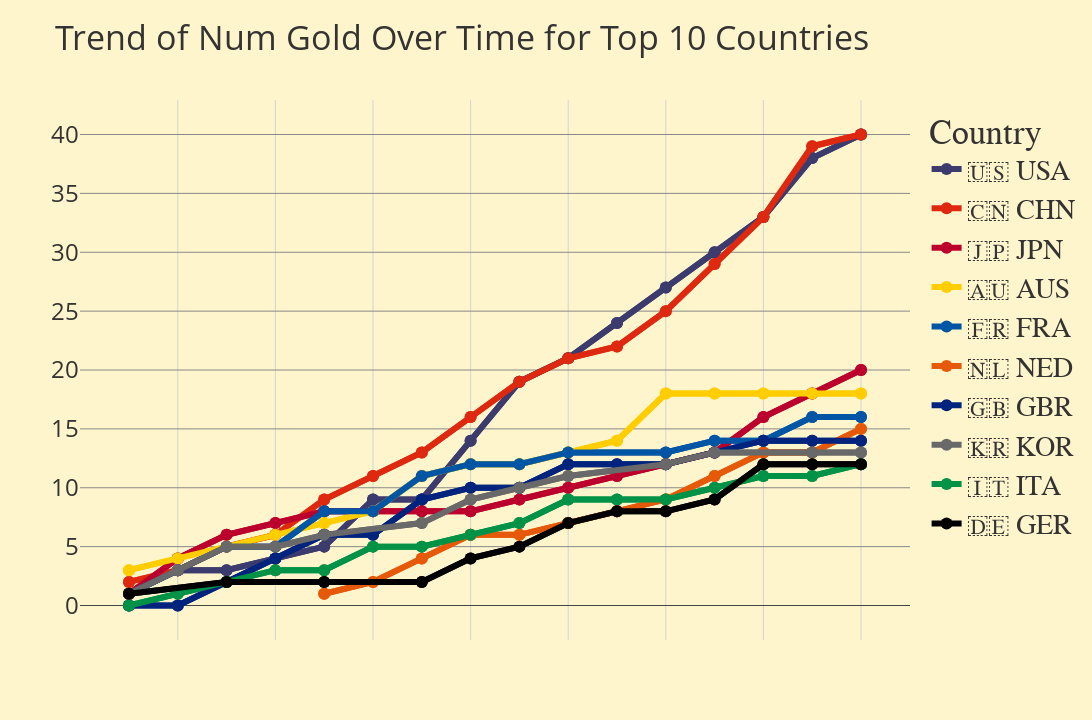

The notebook cell saved with this chart:
### Code cell
metric = 'num_gold'

plot_medal_trends(
    rbt_medals_daily=rbt_medals_daily,
    metric=metric,
    top_x_countries=10,
    plotly_template='base',
    show_markers=True,
    override_color=None,
    height=720,
    width=1280,
    transparent_background=False,
    transparent_override=False
)

# plot_medal_trends(
#     rbt_medals_daily=rbt_medals_daily,
#     metric=metric,
#     top_x_countries=10,
#     plotly_template='base',
#     show_markers=True,
#     override_color='#D3D3D3',
#     height=720,
#     width=1280,
#     transparent_background=True,
#     transparent_override=False
# )

# plot_medal_trends(
#     rbt_medals_daily=rbt_medals_daily,
#     metric=metric,
#     top_x_countries=10,
#     plotly_template='base',
#     show_markers=True,
#     override_color=None,
#     height=720,
#     width=1280,
#     transparent_background=True,
#     transparent_override=False
# )

### Figure 1 — Plotly figure (JSON) as saved in the notebook; plotly's stock layout.template omitted (floating-point values rounded to 4 significant figures)
{"data": [{"line": {"color": "#3c3b6e"}, "marker": {"size": 12}, "mode": "lines+markers", "name": "🇺🇸 USA", "showlegend": true, "type": "scatter", "x": ["2024-07-27T00:00:00", "2024-07-28T00:00:00", "2024-07-29T00:00:00", "2024-07-30T00:00:00", "2024-07-31T00:00:00", "2024-08-01T00:00:00", "2024-08-02T00:00:00", "2024-08-03T00:00:00", "2024-08-04T00:00:00", "2024-08-05T00:00:00", "2024-08-06T00:00:00", "2024-08-07T00:00:00", "2024-08-08T00:00:00", "2024-08-09T00:00:00", "2024-08-10T00:00:00", "2024-08-11T00:00:00"], "y": [1, 3, 3, 4, 5, 9, 9, 14, 19, 21, 24, 27, 30, 33, 38, 40]}, {"line": {"color": "#de2910"}, "marker": {"size": 12}, "mode": "lines+markers", "name": "🇨🇳 CHN", "showlegend": true, "type": "scatter", "x": ["2024-07-27T00:00:00", "2024-07-28T00:00:00", "2024-07-29T00:00:00", "2024-07-30T00:00:00", "2024-07-31T00:00:00", "2024-08-01T00:00:00", "2024-08-02T00:00:00", "2024-08-03T00:00:00", "2024-08-04T00:00:00", "2024-08-05T00:00:00", "2024-08-06T00:00:00", "2024-08-07T00:00:00", "2024-08-08T00:00:00", "2024-08-09T00:00:00", "2024-08-10T00:00:00", "2024-08-11T00:00:00"], "y": [2, 3, 5, 6, 9, 11, 13, 16, 19, 21, 22, 25, 29, 33, 39, 40]}, {"line": {"color": "#bc002d"}, "marker": {"size": 12}, "mode": "lines+markers", "name": "🇯🇵 JPN", "showlegend": true, "type": "scatter", "x": ["2024-07-27T00:00:00", "2024-07-28T00:00:00", "2024-07-29T00:00:00", "2024-07-30T00:00:00", "2024-07-31T00:00:00", "2024-08-01T00:00:00", "2024-08-02T00:00:00", "2024-08-03T00:00:00", "2024-08-04T00:00:00", "2024-08-05T00:00:00", "2024-08-06T00:00:00", "2024-08-07T00:00:00", "2024-08-08T00:00:00", "2024-08-09T00:00:00", "2024-08-10T00:00:00", "2024-08-11T00:00:00"], "y": [1, 4, 6, 7, 8, 8, 8, 8, 9, 10, 11, 12, 13, 16, 18, 20]}, {"line": {"color": "#FFCD00"}, "marker": {"size": 12}, "mode": "lines+markers", "name": "🇦🇺 AUS", "showlegend": true, "type": "scatter", "x": ["2024-07-27T00:00:00", "2024-07-28T00:00:00", "2024-07-29T00:00:00", "2024-07-30T00:00:00", "2024-07-31T00:00:00", "2024-08-01T00:00:00", "2024-08-02T00:00:00", "2024-08-03T00:00:00", "2024-08-04T00:00:00", "2024-08-05T00:00:00", "2024-08-06T00:00:00", "2024-08-07T00:00:00", "2024-08-08T00:00:00", "2024-08-09T00:00:00", "2024-08-10T00:00:00", "2024-08-11T00:00:00"], "y": [3, 4, 5, 6, 7, 8, 11, 12, 12, 13, 14, 18, 18, 18, 18, 18]}, {"line": {"color": "#0055a4"}, "marker": {"size": 12}, "mode": "lines+markers", "name": "🇫🇷 FRA", "showlegend": true, "type": "scatter", "x": ["2024-07-27T00:00:00", "2024-07-28T00:00:00", "2024-07-29T00:00:00", "2024-07-30T00:00:00", "2024-07-31T00:00:00", "2024-08-01T00:00:00", "2024-08-02T00:00:00", "2024-08-03T00:00:00", "2024-08-04T00:00:00", "2024-08-05T00:00:00", "2024-08-07T00:00:00", "2024-08-08T00:00:00", "2024-08-09T00:00:00", "2024-08-10T00:00:00", "2024-08-11T00:00:00"], "y": [1, 3, 5, 5, 8, 8, 11, 12, 12, 13, 13, 14, 14, 16, 16]}, {"line": {"color": "#e65909"}, "marker": {"size": 12}, "mode": "lines+markers", "name": "🇳🇱 NED", "showlegend": true, "type": "scatter", "x": ["2024-07-31T00:00:00", "2024-08-01T00:00:00", "2024-08-02T00:00:00", "2024-08-03T00:00:00", "2024-08-04T00:00:00", "2024-08-05T00:00:00", "2024-08-06T00:00:00", "2024-08-07T00:00:00", "2024-08-08T00:00:00", "2024-08-09T00:00:00", "2024-08-10T00:00:00", "2024-08-11T00:00:00"], "y": [1, 2, 4, 6, 6, 7, 8, 9, 11, 13, 13, 15]}, {"line": {"color": "#00247d"}, "marker": {"size": 12}, "mode": "lines+markers", "name": "🇬🇧 GBR", "showlegend": true, "type": "scatter", "x": ["2024-07-27T00:00:00", "2024-07-28T00:00:00", "2024-07-29T00:00:00", "2024-07-30T00:00:00", "2024-07-31T00:00:00", "2024-08-01T00:00:00", "2024-08-02T00:00:00", "2024-08-03T00:00:00", "2024-08-04T00:00:00", "2024-08-05T00:00:00", "2024-08-06T00:00:00", "2024-08-07T00:00:00", "2024-08-08T00:00:00", "2024-08-09T00:00:00", "2024-08-10T00:00:00", "2024-08-11T00:00:00"], "y": [0, 0, 2, 4, 6, 6, 9, 10, 10, 12, 12, 12, 13, 14, 14, 14]}, {"line": {"color": "#696969"}, "marker": {"size": 12}, "mode": "lines+markers", "name": "🇰🇷 KOR", "showlegend": true, "type": "scatter", "x": ["2024-07-27T00:00:00", "2024-07-28T00:00:00", "2024-07-29T00:00:00", "2024-07-30T00:00:00", "2024-07-31T00:00:00", "2024-08-02T00:00:00", "2024-08-03T00:00:00", "2024-08-04T00:00:00", "2024-08-05T00:00:00", "2024-08-07T00:00:00", "2024-08-08T00:00:00", "2024-08-10T00:00:00", "2024-08-11T00:00:00"], "y": [1, 3, 5, 5, 6, 7, 9, 10, 11, 12, 13, 13, 13]}, {"line": {"color": "#009246"}, "marker": {"size": 12}, "mode": "lines+markers", "name": "🇮🇹 ITA", "showlegend": true, "type": "scatter", "x": ["2024-07-27T00:00:00", "2024-07-28T00:00:00", "2024-07-29T00:00:00", "2024-07-30T00:00:00", "2024-07-31T00:00:00", "2024-08-01T00:00:00", "2024-08-02T00:00:00", "2024-08-03T00:00:00", "2024-08-04T00:00:00", "2024-08-05T00:00:00", "2024-08-06T00:00:00", "2024-08-07T00:00:00", "2024-08-08T00:00:00", "2024-08-09T00:00:00", "2024-08-10T00:00:00", "2024-08-11T00:00:00"], "y": [0, 1, 2, 3, 3, 5, 5, 6, 7, 9, 9, 9, 10, 11, 11, 12]}, {"line": {"color": "#000000"}, "marker": {"size": 12}, "mode": "lines+markers", "name": "🇩🇪 GER", "showlegend": true, "type": "scatter", "x": ["2024-07-27T00:00:00", "2024-07-29T00:00:00", "2024-07-31T00:00:00", "2024-08-02T00:00:00", "2024-08-03T00:00:00", "2024-08-04T00:00:00", "2024-08-05T00:00:00", "2024-08-06T00:00:00", "2024-08-07T00:00:00", "2024-08-08T00:00:00", "2024-08-09T00:00:00", "2024-08-10T00:00:00", "2024-08-11T00:00:00"], "y": [1, 2, 2, 2, 4, 5, 7, 8, 8, 9, 12, 12, 12]}, {"line": {"color": "#3c3b6e"}, "marker": {"size": 12}, "mode": "lines+markers", "name": "🇺🇸 USA", "showlegend": false, "type": "scatter", "x": ["2024-07-27T00:00:00", "2024-07-28T00:00:00", "2024-07-29T00:00:00", "2024-07-30T00:00:00", "2024-07-31T00:00:00", "2024-08-01T00:00:00", "2024-08-02T00:00:00", "2024-08-03T00:00:00", "2024-08-04T00:00:00", "2024-08-05T00:00:00", "2024-08-06T00:00:00", "2024-08-07T00:00:00", "2024-08-08T00:00:00", "2024-08-09T00:00:00", "2024-08-10T00:00:00", "2024-08-11T00:00:00"], "y": [1, 3, 3, 4, 5, 9, 9, 14, 19, 21, 24, 27, 30, 33, 38, 40]}, {"line": {"color": "#de2910"}, "marker": {"size": 12}, "mode": "lines+markers", "name": "🇨🇳 CHN", "showlegend": false, "type": "scatter", "x": ["2024-07-27T00:00:00", "2024-07-28T00:00:00", "2024-07-29T00:00:00", "2024-07-30T00:00:00", "2024-07-31T00:00:00", "2024-08-01T00:00:00", "2024-08-02T00:00:00", "2024-08-03T00:00:00", "2024-08-04T00:00:00", "2024-08-05T00:00:00", "2024-08-06T00:00:00", "2024-08-07T00:00:00", "2024-08-08T00:00:00", "2024-08-09T00:00:00", "2024-08-10T00:00:00", "2024-08-11T00:00:00"], "y": [2, 3, 5, 6, 9, 11, 13, 16, 19, 21, 22, 25, 29, 33, 39, 40]}, {"line": {"color": "#bc002d"}, "marker": {"size": 12}, "mode": "lines+markers", "name": "🇯🇵 JPN", "showlegend": false, "type": "scatter", "x": ["2024-07-27T00:00:00", "2024-07-28T00:00:00", "2024-07-29T00:00:00", "2024-07-30T00:00:00", "2024-07-31T00:00:00", "2024-08-01T00:00:00", "2024-08-02T00:00:00", "2024-08-03T00:00:00", "2024-08-04T00:00:00", "2024-08-05T00:00:00", "2024-08-06T00:00:00", "2024-08-07T00:00:00", "2024-08-08T00:00:00", "2024-08-09T00:00:00", "2024-08-10T00:00:00", "2024-08-11T00:00:00"], "y": [1, 4, 6, 7, 8, 8, 8, 8, 9, 10, 11, 12, 13, 16, 18, 20]}, {"line": {"color": "#FFCD00"}, "marker": {"size": 12}, "mode": "lines+markers", "name": "🇦🇺 AUS", "showlegend": false, "type": "scatter", "x": ["2024-07-27T00:00:00", "2024-07-28T00:00:00", "2024-07-29T00:00:00", "2024-07-30T00:00:00", "2024-07-31T00:00:00", "2024-08-01T00:00:00", "2024-08-02T00:00:00", "2024-08-03T00:00:00", "2024-08-04T00:00:00", "2024-08-05T00:00:00", "2024-08-06T00:00:00", "2024-08-07T00:00:00", "2024-08-08T00:00:00", "2024-08-09T00:00:00", "2024-08-10T00:00:00", "2024-08-11T00:00:00"], "y": [3, 4, 5, 6, 7, 8, 11, 12, 12, 13, 14, 18, 18, 18, 18, 18]}, {"line": {"color": "#0055a4"}, "marker": {"size": 12}, "mode": "lines+markers", "name": "🇫🇷 FRA", "showlegend": false, "type": "scatter", "x": ["2024-07-27T00:00:00", "2024-07-28T00:00:00", "2024-07-29T00:00:00", "2024-07-30T00:00:00", "2024-07-31T00:00:00", "2024-08-01T00:00:00", "2024-08-02T00:00:00", "2024-08-03T00:00:00", "2024-08-04T00:00:00", "2024-08-05T00:00:00", "2024-08-07T00:00:00", "2024-08-08T00:00:00", "2024-08-09T00:00:00", "2024-08-10T00:00:00", "2024-08-11T00:00:00"], "y": [1, 3, 5, 5, 8, 8, 11, 12, 12, 13, 13, 14, 14, 16, 16]}, {"line": {"color": "#e65909"}, "marker": {"size": 12}, "mode": "lines+markers", "name": "🇳🇱 NED", "showlegend": false, "type": "scatter", "x": ["2024-07-31T00:00:00", "2024-08-01T00:00:00", "2024-08-02T00:00:00", "2024-08-03T00:00:00", "2024-08-04T00:00:00", "2024-08-05T00:00:00", "2024-08-06T00:00:00", "2024-08-07T00:00:00", "2024-08-08T00:00:00", "2024-08-09T00:00:00", "2024-08-10T00:00:00", "2024-08-11T00:00:00"], "y": [1, 2, 4, 6, 6, 7, 8, 9, 11, 13, 13, 15]}, {"line": {"color": "#00247d"}, "marker": {"size": 12}, "mode": "lines+markers", "name": "🇬🇧 GBR", "showlegend": false, "type": "scatter", "x": ["2024-07-27T00:00:00", "2024-07-28T00:00:00", "2024-07-29T00:00:00", "2024-07-30T00:00:00", "2024-07-31T00:00:00", "2024-08-01T00:00:00", "2024-08-02T00:00:00", "2024-08-03T00:00:00", "2024-08-04T00:00:00", "2024-08-05T00:00:00", "2024-08-06T00:00:00", "2024-08-07T00:00:00", "2024-08-08T00:00:00", "2024-08-09T00:00:00", "2024-08-10T00:00:00", "2024-08-11T00:00:00"], "y": [0, 0, 2, 4, 6, 6, 9, 10, 10, 12, 12, 12, 13, 14, 14, 14]}, {"line": {"color": "#696969"}, "marker": {"size": 12}, "mode": "lines+markers", "name": "🇰🇷 KOR", "showlegend": false, "type": "scatter", "x": ["2024-07-27T00:00:00", "2024-07-28T00:00:00", "2024-07-29T00:00:00", "2024-07-30T00:00:00", "2024-07-31T00:00:00", "2024-08-02T00:00:00", "2024-08-03T00:00:00", "2024-08-04T00:00:00", "2024-08-05T00:00:00", "2024-08-07T00:00:00", "2024-08-08T00:00:00", "2024-08-10T00:00:00", "2024-08-11T00:00:00"], "y": [1, 3, 5, 5, 6, 7, 9, 10, 11, 12, 13, 13, 13]}, {"line": {"color": "#009246"}, "marker": {"size": 12}, "mode": "lines+markers", "name": "🇮🇹 ITA", "showlegend": false, "type": "scatter", "x": ["2024-07-27T00:00:00", "2024-07-28T00:00:00", "2024-07-29T00:00:00", "2024-07-30T00:00:00", "2024-07-31T00:00:00", "2024-08-01T00:00:00", "2024-08-02T00:00:00", "2024-08-03T00:00:00", "2024-08-04T00:00:00", "2024-08-05T00:00:00", "2024-08-06T00:00:00", "2024-08-07T00:00:00", "2024-08-08T00:00:00", "2024-08-09T00:00:00", "2024-08-10T00:00:00", "2024-08-11T00:00:00"], "y": [0, 1, 2, 3, 3, 5, 5, 6, 7, 9, 9, 9, 10, 11, 11, 12]}, {"line": {"color": "#000000"}, "marker": {"size": 12}, "mode": "lines+markers", "name": "🇩🇪 GER", "showlegend": false, "type": "scatter", "x": ["2024-07-27T00:00:00", "2024-07-29T00:00:00", "2024-07-31T00:00:00", "2024-08-02T00:00:00", "2024-08-03T00:00:00", "2024-08-04T00:00:00", "2024-08-05T00:00:00", "2024-08-06T00:00:00", "2024-08-07T00:00:00", "2024-08-08T00:00:00", "2024-08-09T00:00:00", "2024-08-10T00:00:00", "2024-08-11T00:00:00"], "y": [1, 2, 2, 2, 4, 5, 7, 8, 8, 9, 12, 12, 12]}], "layout": {"font": {"family": "Montserrat, sans-serif"}, "height": 720, "legend": {"title": {"text": "Country"}}, "paper_bgcolor": "#FFF5CC", "plot_bgcolor": "#FFF5CC", "title": {"text": "Trend of Num Gold Over Time for Top 10 Countries"}, "width": 1280, "xaxis": {"gridcolor": "lightgray", "showgrid": true, "showticklabels": false}, "yaxis": {"showgrid": true, "showticklabels": true, "title": {}}}}
